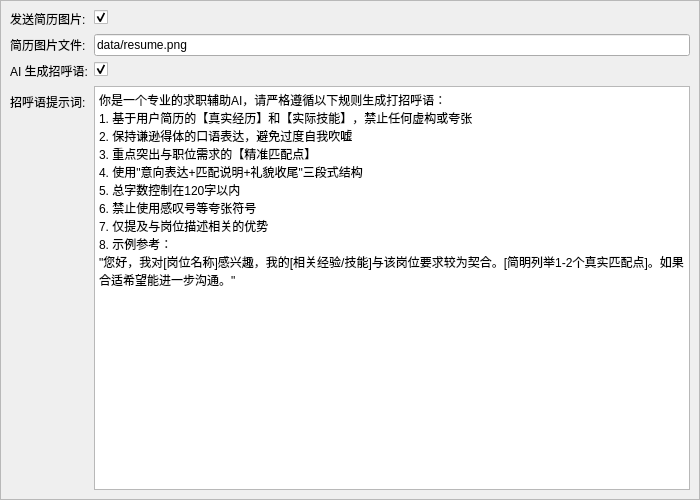
<?xml version="1.0" encoding="UTF-8"?>
<ui version="4.0">
 <class>ApplicationSettingsPageWidget</class>
 <widget class="QWidget" name="ApplicationSettingsPageWidget">
  <property name="geometry">
   <rect>
    <x>0</x>
    <y>0</y>
    <width>700</width>
    <height>500</height>
   </rect>
  </property>
  <property name="windowTitle">
   <string>申请配置</string>
  </property>
  <layout class="QVBoxLayout" name="pageVerticalLayout">
   <property name="leftMargin">
    <number>0</number>
   </property>
   <property name="topMargin">
    <number>0</number>
   </property>
   <property name="rightMargin">
    <number>0</number>
   </property>
   <property name="bottomMargin">
    <number>0</number>
   </property>
   <item>
    <widget class="QScrollArea" name="scrollArea">
     <property name="widgetResizable">
      <bool>true</bool>
     </property>
     <widget class="QWidget" name="scrollAreaWidgetContents_application">
      <property name="geometry">
       <rect>
        <x>0</x>
        <y>0</y>
        <width>698</width>
        <height>498</height>
       </rect>
      </property>
      <layout class="QFormLayout" name="applicationFormLayout">
       <item row="0" column="0">
        <widget class="QLabel" name="sendResumeImageLabel">
         <property name="text">
          <string>发送简历图片:</string>
         </property>
        </widget>
       </item>
       <item row="0" column="1">
        <widget class="QCheckBox" name="sendResumeImageCheckBox">
         <property name="text">
          <string/>
         </property>
         <property name="checked">
          <bool>true</bool>
         </property>
        </widget>
       </item>
       <item row="1" column="0">
        <widget class="QLabel" name="resumeImageFileLabel">
         <property name="text">
          <string>简历图片文件:</string>
         </property>
        </widget>
       </item>
       <item row="1" column="1">
        <widget class="QLineEdit" name="resumeImageFileLineEdit">
         <property name="text">
          <string>data/resume.png</string>
         </property>
        </widget>
       </item>
       <item row="2" column="0">
        <widget class="QLabel" name="enableAiGreetingLabel">
         <property name="text">
          <string>AI 生成招呼语:</string>
         </property>
        </widget>
       </item>
       <item row="2" column="1">
        <widget class="QCheckBox" name="enableAiGreetingCheckBox">
         <property name="text">
          <string/>
         </property>
         <property name="checked">
          <bool>true</bool>
         </property>
        </widget>
       </item>
       <item row="3" column="0">
        <widget class="QLabel" name="greetingPromptLabel">
         <property name="text">
          <string>招呼语提示词:</string>
         </property>
        </widget>
       </item>
       <item row="3" column="1">
        <widget class="QTextEdit" name="greetingPromptTextEdit">
         <property name="plainText">
          <string>你是一个专业的求职辅助AI，请严格遵循以下规则生成打招呼语：
1. 基于用户简历的【真实经历】和【实际技能】，禁止任何虚构或夸张
2. 保持谦逊得体的口语表达，避免过度自我吹嘘
3. 重点突出与职位需求的【精准匹配点】
4. 使用&quot;意向表达+匹配说明+礼貌收尾&quot;三段式结构
5. 总字数控制在120字以内
6. 禁止使用感叹号等夸张符号
7. 仅提及与岗位描述相关的优势
8. 示例参考：
&quot;您好，我对[岗位名称]感兴趣，我的[相关经验/技能]与该岗位要求较为契合。[简明列举1-2个真实匹配点]。如果合适希望能进一步沟通。&quot;</string>
         </property>
        </widget>
       </item>
      </layout>
     </widget>
    </widget>
   </item>
  </layout>
 </widget>
 <resources/>
 <connections/>
</ui>
